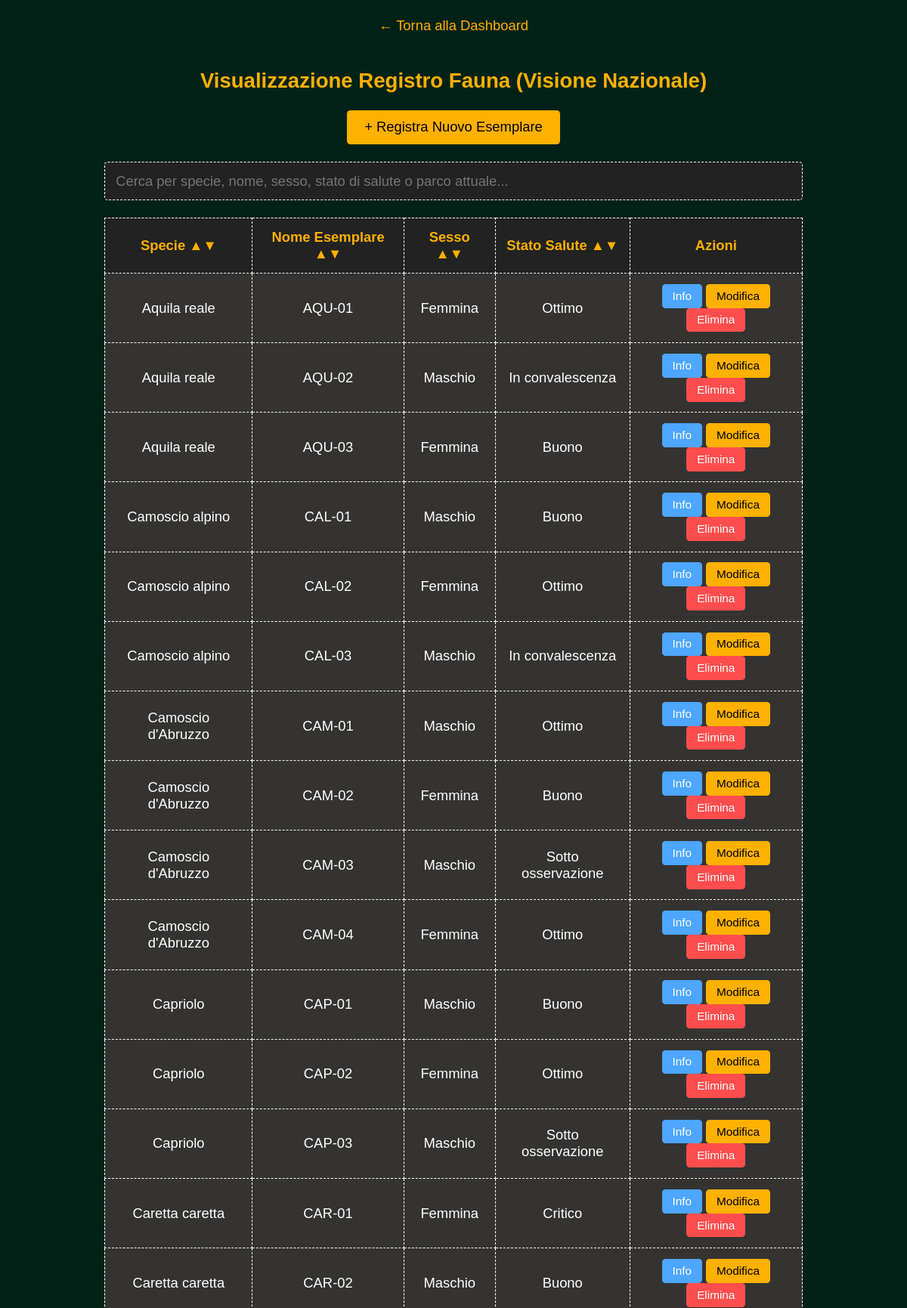
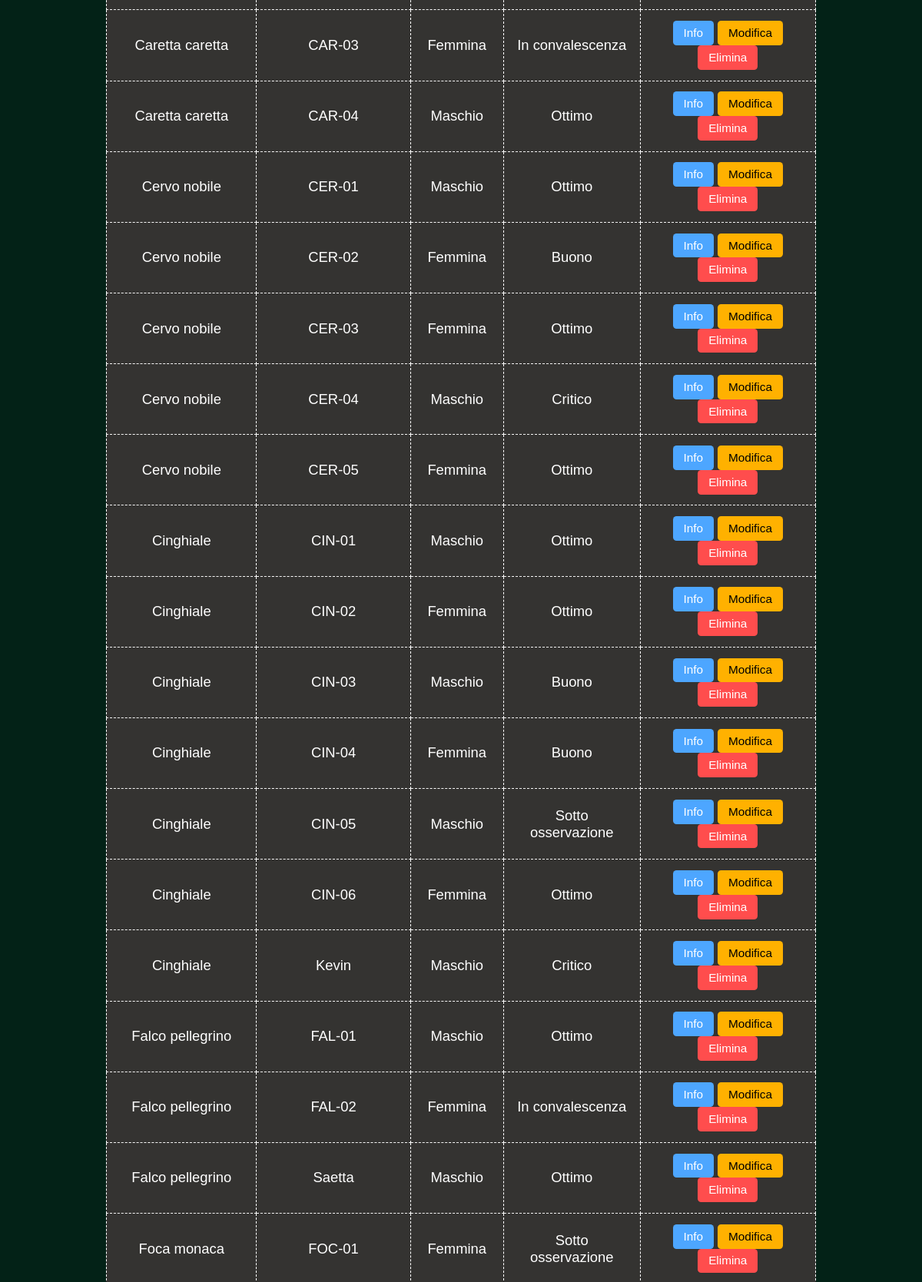
The app's page /PHP-HTML/tabella_fauna.php (signed in, upper part) with its own data (2 pictures, top to bottom).
### tables this page shows
CREATE TABLE `PERMANENZA` (
  `Nome_Parco` varchar(100) NOT NULL,
  `Nome_Specie_Fauna` varchar(100) NOT NULL,
  `Nome_Esemplare` varchar(100) NOT NULL,
  `Data_Inizio` date NOT NULL,
  `Data_Fine` date DEFAULT NULL,
  `Modalita_Ingresso` varchar(50) NOT NULL
);

CREATE TABLE `ESEMPLARE` (
  `Nome_Specie_Fauna` varchar(100) NOT NULL,
  `Nome_Esemplare` varchar(100) NOT NULL,
  `Sesso` enum('M','F') NOT NULL,
  `Data_Nascita` date DEFAULT NULL,
  `Stato_Salute` varchar(50) NOT NULL,
  `Totale_Visite_Subite` int(11) DEFAULT 0
);

### PHP-HTML/tabella_fauna.php (the view, shortened to what this page needs)
<?php
$ruolo = $_SESSION['ruolo'];
$servername = "localhost";
$username_db = "root";
$password_db = "";
$dbname = "parchi_naturali";
$conn = mysqli_connect($servername, $username_db, $password_db, $dbname);
$parco_filtro = "";
?>
<!DOCTYPE html>
<html lang="it">
<head>
</head>
<body>
    <a href="dashboard.php" class="back-link">&larr; Torna alla Dashboard</a>
    <h2>
        Visualizzazione Registro Fauna
        <?php echo $ruolo === 'guardiaparco' ? "- " . htmlspecialchars($parco_filtro) : "(Visione Nazionale)"; ?>
    </h2>
    <div style="margin-bottom: 20px;">
        <button class="btn-update" style="padding: 10px 20px; font-size: 16px;"
            onclick="window.location.href='inserisci_fauna.php'">
            + Registra Nuovo Esemplare
        </button>
    </div>
    <div class="search-container">
        <input type="text" id="searchBar" onkeyup="filterTable()"
            placeholder="Cerca per specie, nome, sesso, stato di salute o parco attuale...">
    </div>
    <table>
        <thead>
            <tr>
                <th onclick="sortTable(0)" style="cursor: pointer;" title="Ordina per Specie">Specie &#9650;&#9660;</th>
                <th onclick="sortTable(1)" style="cursor: pointer;" title="Ordina per Nome Esemplare">Nome Esemplare
                    &#9650;&#9660;</th>
                <th onclick="sortTable(2)" style="cursor: pointer;" title="Ordina per Sesso">Sesso &#9650;&#9660;</th>
                <th onclick="sortTable(3)" style="cursor: pointer;" title="Ordina per Stato Salute">Stato Salute
                    &#9650;&#9660;</th>
                <th>Azioni</th>
            </tr>
        </thead>
        <tbody>
            <?php
            if ($ruolo === 'guardiaparco') {
                $query = "SELECT E.Nome_Specie_Fauna, E.Nome_Esemplare, E.Sesso, E.Stato_Salute
                          FROM ESEMPLARE E
                          JOIN PERMANENZA P ON E.Nome_Specie_Fauna = P.Nome_Specie_Fauna AND E.Nome_Esemplare = P.Nome_Esemplare
                          WHERE P.Nome_Parco = '" . mysqli_real_escape_string($conn, $parco_filtro) . "'
                          AND P.Data_Fine IS NULL";
            } else {
                $query = "SELECT E.Nome_Specie_Fauna, E.Nome_Esemplare, E.Sesso, E.Stato_Salute, P.Nome_Parco
                          FROM ESEMPLARE E
                          LEFT JOIN PERMANENZA P ON E.Nome_Specie_Fauna = P.Nome_Specie_Fauna AND E.Nome_Esemplare = P.Nome_Esemplare AND P.Data_Fine IS NULL";
            }
            $result = mysqli_query($conn, $query);
            if (mysqli_num_rows($result) > 0) {
                while ($row = mysqli_fetch_assoc($result)) {
                    $specie_js = addslashes($row['Nome_Specie_Fauna']);
                    $nome_js = addslashes($row['Nome_Esemplare']);
                    echo "<tr>";
                    echo "<td>" . htmlspecialchars($row['Nome_Specie_Fauna']) . "</td>";
                    echo "<td>" . htmlspecialchars($row['Nome_Esemplare']) . "</td>";
                    echo "<td>" . ($row['Sesso'] === 'M' ? 'Maschio' : 'Femmina') . "</td>";
                    echo "<td>" . htmlspecialchars($row['Stato_Salute']) . "</td>";
                    echo "<td>";
                    echo "<button class='btn-info' onclick=\"infoFauna('$specie_js', '$nome_js')\">Info</button> ";
                    echo "<button class='btn-update' onclick=\"modificaFauna('$specie_js', '$nome_js')\">Modifica</button> ";
                    echo "<button class='btn-delete' onclick=\"eliminaFauna('$specie_js', '$nome_js')\">Elimina</button>";
                    echo "</td>";
                    echo "</tr>";
                }
            } else {
                $cols = $ruolo === 'admin' ? 6 : 5;
                echo "<tr><td colspan='$cols'>Nessun esemplare trovato.</td></tr>";
            }
            ?>
        </tbody>
    </table>
</body>
</html>

### PHP-HTML/tabella_fauna.php (style rules this page uses)
body { zoom: 1.15; background-color: #032217; color: #ffffff; text-align: center; font-family: 'font', Arial, sans-serif; margin: 0; padding: 20px; }
h2 { color: #FFB100; }
.back-link { color: #FFB100; text-decoration: none; display: inline-block; margin-bottom: 20px; }
.search-container { width: 80%; margin: 10px auto 20px auto; text-align: left; }
#searchBar { width: 100%; padding: 12px; font-size: 16px; background-color: #222; color: white; border: 1px dashed white; border-radius: 4px; box-sizing: border-box; font-family: 'font', Arial, sans-serif; }
table { width: 80%; margin: 20px auto; border-collapse: collapse; background-color: #343331; }
th, td { border: 1px dashed white; padding: 12px; text-align: center; }
th { color: #FFB100; background-color: #222; }
button { padding: 6px 12px; border: none; border-radius: 4px; cursor: pointer; }
.btn-update { background-color: #FFB100; color: black; }
.btn-delete { background-color: #ff4d4d; color: white; }
.btn-info { background-color: #4da6ff; color: white; }

### records on screen
permanenza: esemplare.Nome_Specie_Fauna "Aquila reale", esemplare.Nome_Esemplare "AQU-01", shows "Femmina", esemplare.Stato_Salute "Ottimo"
permanenza: esemplare.Nome_Specie_Fauna "Aquila reale", esemplare.Nome_Esemplare "AQU-02", shows "Maschio", esemplare.Stato_Salute "In convalescenza"
permanenza: esemplare.Nome_Specie_Fauna "Aquila reale", esemplare.Nome_Esemplare "AQU-03", shows "Femmina", esemplare.Stato_Salute "Buono"
permanenza: esemplare.Nome_Specie_Fauna "Camoscio alpino", esemplare.Nome_Esemplare "CAL-01", shows "Maschio", esemplare.Stato_Salute "Buono"
permanenza: esemplare.Nome_Specie_Fauna "Camoscio alpino", esemplare.Nome_Esemplare "CAL-02", shows "Femmina", esemplare.Stato_Salute "Ottimo"
permanenza: esemplare.Nome_Specie_Fauna "Camoscio alpino", esemplare.Nome_Esemplare "CAL-03", shows "Maschio", esemplare.Stato_Salute "In convalescenza"
permanenza: esemplare.Nome_Specie_Fauna "Camoscio d'Abruzzo", esemplare.Nome_Esemplare "CAM-01", shows "Maschio", esemplare.Stato_Salute "Ottimo"
permanenza: esemplare.Nome_Specie_Fauna "Camoscio d'Abruzzo", esemplare.Nome_Esemplare "CAM-02", shows "Femmina", esemplare.Stato_Salute "Buono"
permanenza: esemplare.Nome_Specie_Fauna "Camoscio d'Abruzzo", esemplare.Nome_Esemplare "CAM-03", shows "Maschio", esemplare.Stato_Salute "Sotto osservazione"
permanenza: esemplare.Nome_Specie_Fauna "Camoscio d'Abruzzo", esemplare.Nome_Esemplare "CAM-04", shows "Femmina", esemplare.Stato_Salute "Ottimo"
permanenza: esemplare.Nome_Specie_Fauna "Capriolo", esemplare.Nome_Esemplare "CAP-01", shows "Maschio", esemplare.Stato_Salute "Buono"
permanenza: esemplare.Nome_Specie_Fauna "Capriolo", esemplare.Nome_Esemplare "CAP-02", shows "Femmina", esemplare.Stato_Salute "Ottimo"
permanenza: esemplare.Nome_Specie_Fauna "Capriolo", esemplare.Nome_Esemplare "CAP-03", shows "Maschio", esemplare.Stato_Salute "Sotto osservazione"
permanenza: esemplare.Nome_Specie_Fauna "Caretta caretta", esemplare.Nome_Esemplare "CAR-01", shows "Femmina", esemplare.Stato_Salute "Critico"
permanenza: esemplare.Nome_Specie_Fauna "Caretta caretta", esemplare.Nome_Esemplare "CAR-02", shows "Maschio", esemplare.Stato_Salute "Buono"
permanenza: esemplare.Nome_Specie_Fauna "Caretta caretta", esemplare.Nome_Esemplare "CAR-03", shows "Femmina", esemplare.Stato_Salute "In convalescenza"
permanenza: esemplare.Nome_Specie_Fauna "Caretta caretta", esemplare.Nome_Esemplare "CAR-04", shows "Maschio", esemplare.Stato_Salute "Ottimo"
permanenza: esemplare.Nome_Specie_Fauna "Cervo nobile", esemplare.Nome_Esemplare "CER-01", shows "Maschio", esemplare.Stato_Salute "Ottimo"
permanenza: esemplare.Nome_Specie_Fauna "Cervo nobile", esemplare.Nome_Esemplare "CER-02", shows "Femmina", esemplare.Stato_Salute "Buono"
permanenza: esemplare.Nome_Specie_Fauna "Cervo nobile", esemplare.Nome_Esemplare "CER-03", shows "Femmina", esemplare.Stato_Salute "Ottimo"
permanenza: esemplare.Nome_Specie_Fauna "Cervo nobile", esemplare.Nome_Esemplare "CER-04", shows "Maschio", esemplare.Stato_Salute "Critico"
permanenza: esemplare.Nome_Specie_Fauna "Cervo nobile", esemplare.Nome_Esemplare "CER-05", shows "Femmina", esemplare.Stato_Salute "Ottimo"
permanenza: esemplare.Nome_Specie_Fauna "Cinghiale", esemplare.Nome_Esemplare "CIN-01", shows "Maschio", esemplare.Stato_Salute "Ottimo"
permanenza: esemplare.Nome_Specie_Fauna "Cinghiale", esemplare.Nome_Esemplare "CIN-02", shows "Femmina", esemplare.Stato_Salute "Ottimo"
permanenza: esemplare.Nome_Specie_Fauna "Cinghiale", esemplare.Nome_Esemplare "CIN-03", shows "Maschio", esemplare.Stato_Salute "Buono"
permanenza: esemplare.Nome_Specie_Fauna "Cinghiale", esemplare.Nome_Esemplare "CIN-04", shows "Femmina", esemplare.Stato_Salute "Buono"
permanenza: esemplare.Nome_Specie_Fauna "Cinghiale", esemplare.Nome_Esemplare "CIN-05", shows "Maschio", esemplare.Stato_Salute "Sotto osservazione"
permanenza: esemplare.Nome_Specie_Fauna "Cinghiale", esemplare.Nome_Esemplare "CIN-06", shows "Femmina", esemplare.Stato_Salute "Ottimo"
permanenza: esemplare.Nome_Specie_Fauna "Cinghiale", esemplare.Nome_Esemplare "Kevin", shows "Maschio", esemplare.Stato_Salute "Critico"
permanenza: esemplare.Nome_Specie_Fauna "Falco pellegrino", esemplare.Nome_Esemplare "FAL-01", shows "Maschio", esemplare.Stato_Salute "Ottimo"
permanenza: esemplare.Nome_Specie_Fauna "Falco pellegrino", esemplare.Nome_Esemplare "FAL-02", shows "Femmina", esemplare.Stato_Salute "In convalescenza"
permanenza: esemplare.Nome_Specie_Fauna "Falco pellegrino", esemplare.Nome_Esemplare "Saetta", shows "Maschio", esemplare.Stato_Salute "Ottimo"
permanenza: esemplare.Nome_Specie_Fauna "Foca monaca", esemplare.Nome_Esemplare "FOC-01", shows "Femmina", esemplare.Stato_Salute "Sotto osservazione"
